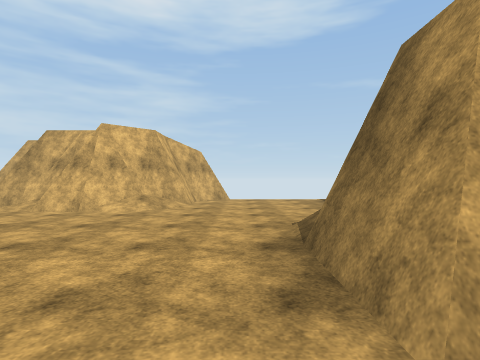
view 1 (above)

12 first-person views from a walk through a 3-D level made in the Unity game engine. The camera is 1.3 m above the floor, looks level and sees 80° across. The floor is counted in squares, 2 m on a side. Each view is taken from the middle of a square. On the plan, view 1 faces up. The plan holds only what a view shows up to about 9 squares ahead; the rest is blank. The place goes on beyond the plan. The player is left out. Surface patterns are stand-ins for the level's own textures.

view 2
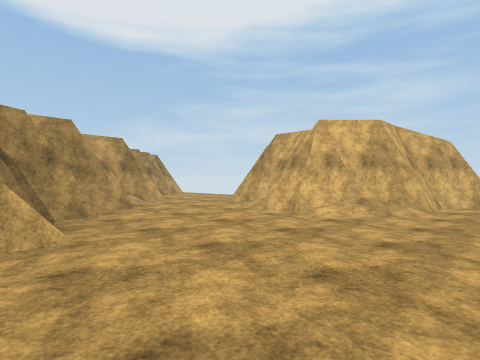

view 3
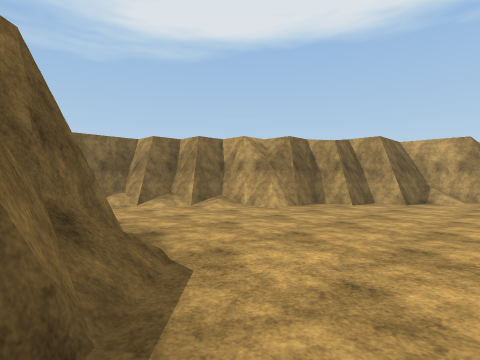

view 4
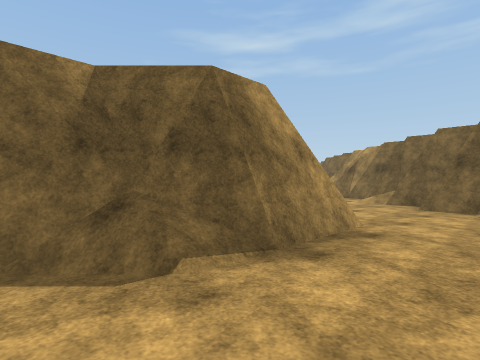

view 5
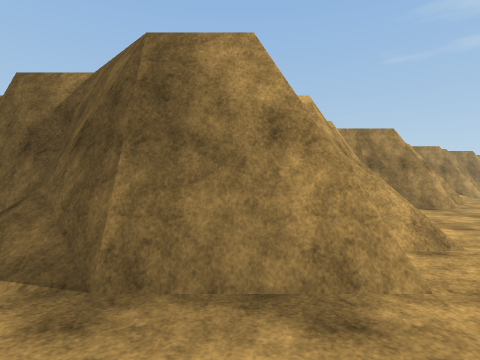

view 6
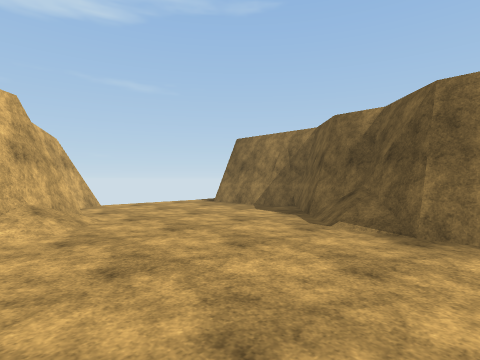

view 7
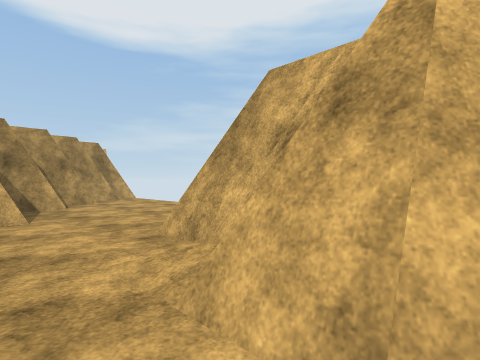

view 8
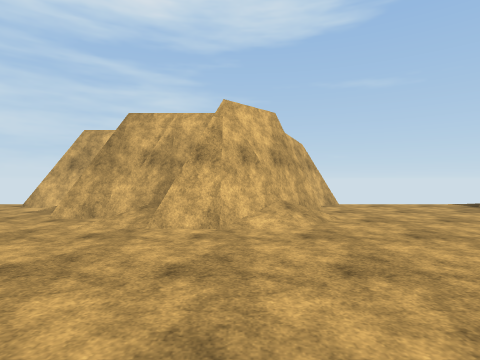

view 9
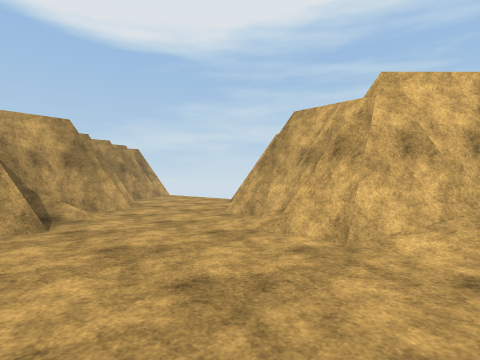

view 10
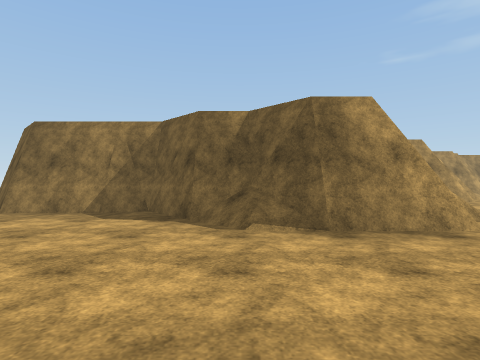

view 11
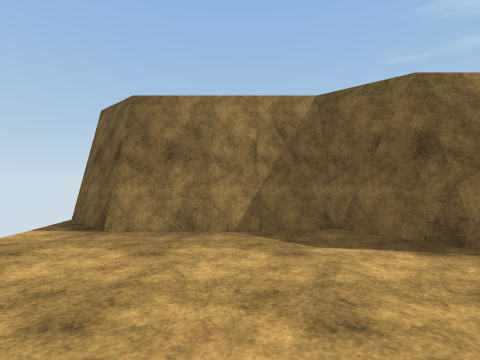

view 12
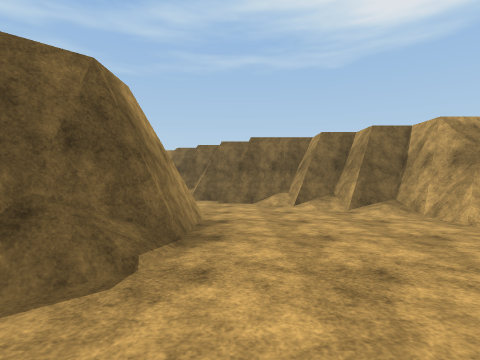

### Floor plan
Key: @ floor where view 1 was taken; # wall or solid block; . floor; / step, stairs or slope; = window, fence, low wall or low ledge.
Columns run from 13 left of view 1 to 7 right of it. Each row starts with its distance up from view 1.
 10             #   #
  9  ....##    ##...#
  8 ##..../    #....#
  7  ##....#####....#
  6   ##..../##.....#
  5    ###.........##
  4     ##......../#
  3      ###......##
  2       ###=....##
  1        ###....##
  0          ##..@.###
 -1          ###.....###
 -2           ####.....#
 -3             ###.  .##
 -4              ###   .#
 -5               ##

Positions as (right, up) in squares from view 1, and headings:
1: (0, 0), facing up
2: (0, 1), facing up-left
3: (2, 6), facing down-left
4: (-1, 5), facing down-right
5: (-1, 2), facing right
6: (-3, 2), facing up-right
7: (-3, 5), facing up-left
8: (-3, 2), facing up
9: (-2, 3), facing up-left
10: (-3, 4), facing right
11: (-1, 7), facing right
12: (0, 6), facing down
